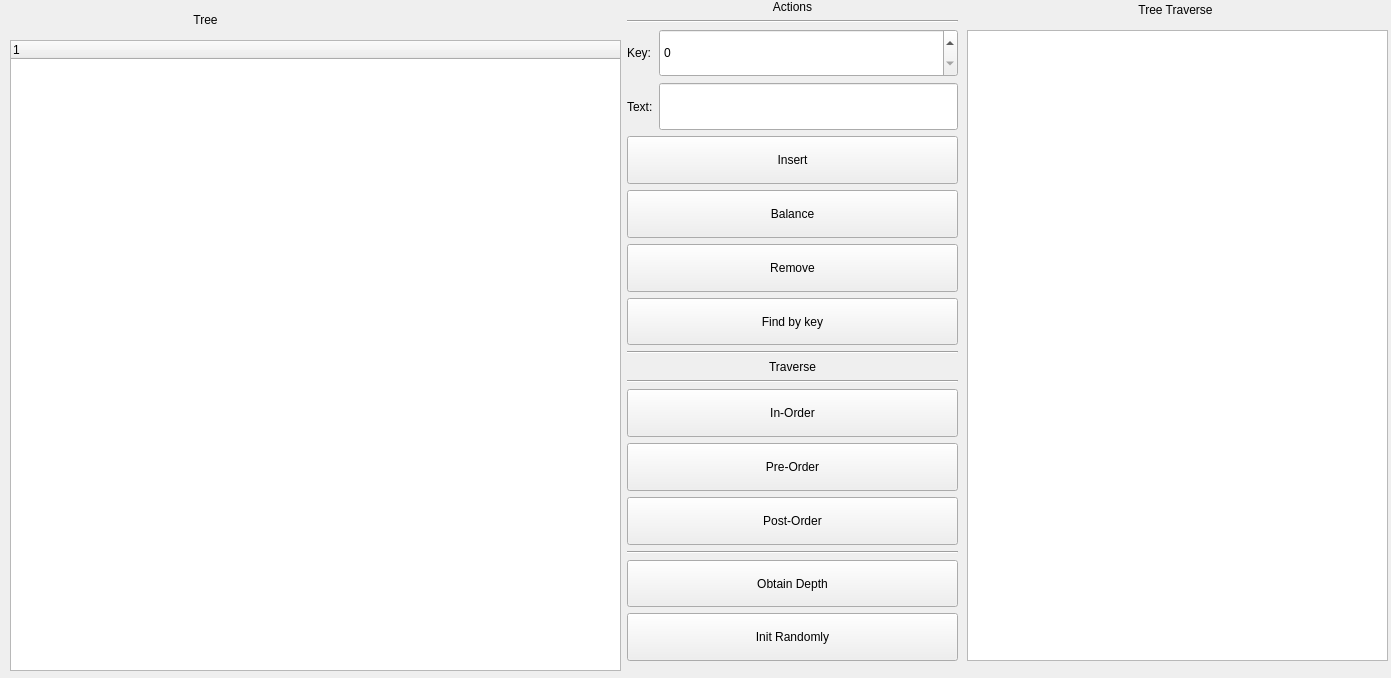
<?xml version="1.0" encoding="UTF-8"?>
<ui version="4.0">
 <class>MainWindow</class>
 <widget class="QMainWindow" name="MainWindow">
  <property name="geometry">
   <rect>
    <x>0</x>
    <y>0</y>
    <width>1391</width>
    <height>678</height>
   </rect>
  </property>
  <property name="windowTitle">
   <string>BST Demo</string>
  </property>
  <widget class="QWidget" name="centralwidget">
   <widget class="QTreeWidget" name="tree">
    <property name="geometry">
     <rect>
      <x>10</x>
      <y>40</y>
      <width>611</width>
      <height>631</height>
     </rect>
    </property>
    <column>
     <property name="text">
      <string notr="true">1</string>
     </property>
    </column>
   </widget>
   <widget class="QLabel" name="label">
    <property name="geometry">
     <rect>
      <x>10</x>
      <y>10</y>
      <width>391</width>
      <height>20</height>
     </rect>
    </property>
    <property name="text">
     <string>Tree</string>
    </property>
    <property name="alignment">
     <set>Qt::AlignCenter</set>
    </property>
   </widget>
   <widget class="QWidget" name="gridLayoutWidget">
    <property name="geometry">
     <rect>
      <x>627</x>
      <y>0</y>
      <width>331</width>
      <height>661</height>
     </rect>
    </property>
    <layout class="QGridLayout" name="gridLayout">
     <item row="5" column="0" colspan="2">
      <widget class="QPushButton" name="balanceBtn">
       <property name="sizePolicy">
        <sizepolicy hsizetype="Minimum" vsizetype="Expanding">
         <horstretch>0</horstretch>
         <verstretch>0</verstretch>
        </sizepolicy>
       </property>
       <property name="text">
        <string>Balance</string>
       </property>
      </widget>
     </item>
     <item row="9" column="0" colspan="2">
      <widget class="QLabel" name="label_5">
       <property name="text">
        <string>Traverse</string>
       </property>
       <property name="alignment">
        <set>Qt::AlignCenter</set>
       </property>
      </widget>
     </item>
     <item row="8" column="0" colspan="2">
      <widget class="Line" name="line_2">
       <property name="orientation">
        <enum>Qt::Horizontal</enum>
       </property>
      </widget>
     </item>
     <item row="6" column="0" colspan="2">
      <widget class="QPushButton" name="removeBtn">
       <property name="sizePolicy">
        <sizepolicy hsizetype="Minimum" vsizetype="Expanding">
         <horstretch>0</horstretch>
         <verstretch>0</verstretch>
        </sizepolicy>
       </property>
       <property name="text">
        <string>Remove</string>
       </property>
      </widget>
     </item>
     <item row="4" column="0" colspan="2">
      <widget class="QPushButton" name="insertBtn">
       <property name="sizePolicy">
        <sizepolicy hsizetype="Minimum" vsizetype="Expanding">
         <horstretch>0</horstretch>
         <verstretch>0</verstretch>
        </sizepolicy>
       </property>
       <property name="text">
        <string>Insert</string>
       </property>
      </widget>
     </item>
     <item row="14" column="0" colspan="2">
      <widget class="Line" name="line_4">
       <property name="orientation">
        <enum>Qt::Horizontal</enum>
       </property>
      </widget>
     </item>
     <item row="15" column="0" colspan="2">
      <widget class="QPushButton" name="depthBtn">
       <property name="sizePolicy">
        <sizepolicy hsizetype="Minimum" vsizetype="Expanding">
         <horstretch>0</horstretch>
         <verstretch>0</verstretch>
        </sizepolicy>
       </property>
       <property name="text">
        <string>Obtain Depth</string>
       </property>
      </widget>
     </item>
     <item row="10" column="0" colspan="2">
      <widget class="Line" name="line_3">
       <property name="orientation">
        <enum>Qt::Horizontal</enum>
       </property>
      </widget>
     </item>
     <item row="12" column="0" colspan="2">
      <widget class="QPushButton" name="preOrderBtn">
       <property name="sizePolicy">
        <sizepolicy hsizetype="Minimum" vsizetype="Expanding">
         <horstretch>0</horstretch>
         <verstretch>0</verstretch>
        </sizepolicy>
       </property>
       <property name="text">
        <string>Pre-Order</string>
       </property>
      </widget>
     </item>
     <item row="0" column="0" colspan="2">
      <widget class="QLabel" name="label_4">
       <property name="text">
        <string>Actions</string>
       </property>
       <property name="alignment">
        <set>Qt::AlignCenter</set>
       </property>
      </widget>
     </item>
     <item row="7" column="0" colspan="2">
      <widget class="QPushButton" name="findBtn">
       <property name="sizePolicy">
        <sizepolicy hsizetype="Minimum" vsizetype="Expanding">
         <horstretch>0</horstretch>
         <verstretch>0</verstretch>
        </sizepolicy>
       </property>
       <property name="text">
        <string>Find by key</string>
       </property>
      </widget>
     </item>
     <item row="3" column="1">
      <widget class="QLineEdit" name="textEdit">
       <property name="sizePolicy">
        <sizepolicy hsizetype="Expanding" vsizetype="Expanding">
         <horstretch>0</horstretch>
         <verstretch>0</verstretch>
        </sizepolicy>
       </property>
      </widget>
     </item>
     <item row="13" column="0" colspan="2">
      <widget class="QPushButton" name="postOrderBtn">
       <property name="sizePolicy">
        <sizepolicy hsizetype="Minimum" vsizetype="Expanding">
         <horstretch>0</horstretch>
         <verstretch>0</verstretch>
        </sizepolicy>
       </property>
       <property name="text">
        <string>Post-Order</string>
       </property>
      </widget>
     </item>
     <item row="2" column="0">
      <widget class="QLabel" name="label_2">
       <property name="text">
        <string>Key:</string>
       </property>
      </widget>
     </item>
     <item row="11" column="0" colspan="2">
      <widget class="QPushButton" name="inOrderBtn">
       <property name="sizePolicy">
        <sizepolicy hsizetype="Minimum" vsizetype="Expanding">
         <horstretch>0</horstretch>
         <verstretch>0</verstretch>
        </sizepolicy>
       </property>
       <property name="text">
        <string>In-Order</string>
       </property>
      </widget>
     </item>
     <item row="2" column="1">
      <widget class="QSpinBox" name="keyBox">
       <property name="sizePolicy">
        <sizepolicy hsizetype="Minimum" vsizetype="Expanding">
         <horstretch>0</horstretch>
         <verstretch>0</verstretch>
        </sizepolicy>
       </property>
      </widget>
     </item>
     <item row="1" column="0" colspan="2">
      <widget class="Line" name="line">
       <property name="orientation">
        <enum>Qt::Horizontal</enum>
       </property>
      </widget>
     </item>
     <item row="3" column="0">
      <widget class="QLabel" name="label_3">
       <property name="text">
        <string>Text:</string>
       </property>
      </widget>
     </item>
     <item row="16" column="0" colspan="2">
      <widget class="QPushButton" name="initBtn">
       <property name="sizePolicy">
        <sizepolicy hsizetype="Minimum" vsizetype="Expanding">
         <horstretch>0</horstretch>
         <verstretch>0</verstretch>
        </sizepolicy>
       </property>
       <property name="text">
        <string>Init Randomly</string>
       </property>
      </widget>
     </item>
    </layout>
   </widget>
   <widget class="QListWidget" name="traverseList">
    <property name="geometry">
     <rect>
      <x>967</x>
      <y>30</y>
      <width>421</width>
      <height>631</height>
     </rect>
    </property>
   </widget>
   <widget class="QLabel" name="label_6">
    <property name="geometry">
     <rect>
      <x>970</x>
      <y>0</y>
      <width>411</width>
      <height>20</height>
     </rect>
    </property>
    <property name="text">
     <string>Tree Traverse</string>
    </property>
    <property name="alignment">
     <set>Qt::AlignCenter</set>
    </property>
   </widget>
  </widget>
 </widget>
 <resources/>
 <connections/>
</ui>
